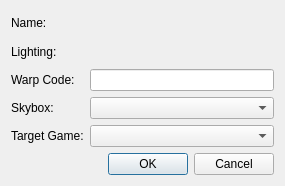
<?xml version="1.0" encoding="UTF-8"?>
<ui version="4.0">
 <class>Dialog</class>
 <widget class="QDialog" name="Dialog">
  <property name="geometry">
   <rect>
    <x>0</x>
    <y>0</y>
    <width>285</width>
    <height>157</height>
   </rect>
  </property>
  <property name="windowTitle">
   <string>Module Settings</string>
  </property>
  <layout class="QVBoxLayout" name="verticalLayout">
   <item>
    <layout class="QFormLayout" name="formLayout">
     <item row="0" column="0">
      <widget class="QLabel" name="label">
       <property name="text">
        <string>Name:</string>
       </property>
      </widget>
     </item>
     <item row="0" column="1">
      <layout class="QHBoxLayout" name="horizontalLayout_14" stretch="0">
       <item>
        <widget class="LocalizedStringLineEdit" name="nameEdit" native="true">
         <property name="minimumSize">
          <size>
           <width>0</width>
           <height>23</height>
          </size>
         </property>
        </widget>
       </item>
      </layout>
     </item>
     <item row="1" column="0">
      <widget class="QLabel" name="label_2">
       <property name="text">
        <string>Lighting:</string>
       </property>
      </widget>
     </item>
     <item row="1" column="1">
      <layout class="QHBoxLayout" name="horizontalLayout_13">
       <item>
        <widget class="ColorEdit" name="colorEdit" native="true">
         <property name="minimumSize">
          <size>
           <width>0</width>
           <height>23</height>
          </size>
         </property>
        </widget>
       </item>
      </layout>
     </item>
     <item row="2" column="0">
      <widget class="QLabel" name="label_3">
       <property name="text">
        <string>Warp Code:</string>
       </property>
      </widget>
     </item>
     <item row="2" column="1">
      <widget class="QLineEdit" name="warpCodeEdit">
       <property name="maxLength">
        <number>6</number>
       </property>
      </widget>
     </item>
     <item row="3" column="1">
      <widget class="QComboBox" name="skyboxSelect"/>
     </item>
     <item row="3" column="0">
      <widget class="QLabel" name="label_4">
       <property name="text">
        <string>Skybox:</string>
       </property>
      </widget>
     </item>
     <item row="4" column="0">
      <widget class="QLabel" name="label_5">
       <property name="text">
        <string>Target Game:</string>
       </property>
      </widget>
     </item>
     <item row="4" column="1">
      <widget class="QComboBox" name="gameTypeSelect"/>
     </item>
    </layout>
   </item>
   <item>
    <widget class="QDialogButtonBox" name="buttonBox">
     <property name="orientation">
      <enum>Qt::Horizontal</enum>
     </property>
     <property name="standardButtons">
      <set>QDialogButtonBox::Cancel|QDialogButtonBox::Ok</set>
     </property>
    </widget>
   </item>
  </layout>
 </widget>
 <customwidgets>
  <customwidget>
   <class>LocalizedStringLineEdit</class>
   <extends>QWidget</extends>
   <header location="global">toolset.gui.widgets.edit.locstring</header>
   <container>1</container>
  </customwidget>
  <customwidget>
   <class>ColorEdit</class>
   <extends>QWidget</extends>
   <header location="global">toolset.gui.widgets.edit.color</header>
   <container>1</container>
  </customwidget>
 </customwidgets>
 <resources/>
 <connections>
  <connection>
   <sender>buttonBox</sender>
   <signal>accepted()</signal>
   <receiver>Dialog</receiver>
   <slot>accept()</slot>
   <hints>
    <hint type="sourcelabel">
     <x>248</x>
     <y>254</y>
    </hint>
    <hint type="destinationlabel">
     <x>157</x>
     <y>274</y>
    </hint>
   </hints>
  </connection>
  <connection>
   <sender>buttonBox</sender>
   <signal>rejected()</signal>
   <receiver>Dialog</receiver>
   <slot>reject()</slot>
   <hints>
    <hint type="sourcelabel">
     <x>316</x>
     <y>260</y>
    </hint>
    <hint type="destinationlabel">
     <x>286</x>
     <y>274</y>
    </hint>
   </hints>
  </connection>
 </connections>
</ui>
